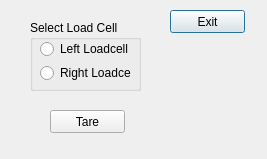
<?xml version="1.0" encoding="UTF-8"?>
<ui version="4.0">
 <class>taredialog</class>
 <widget class="QDialog" name="taredialog">
  <property name="geometry">
   <rect>
    <x>0</x>
    <y>0</y>
    <width>267</width>
    <height>159</height>
   </rect>
  </property>
  <property name="windowTitle">
   <string>Dialog</string>
  </property>
  <widget class="QGroupBox" name="groupBox">
   <property name="geometry">
    <rect>
     <x>30</x>
     <y>20</y>
     <width>111</width>
     <height>71</height>
    </rect>
   </property>
   <property name="title">
    <string>Select Load Cell</string>
   </property>
   <widget class="QWidget" name="layoutWidget">
    <property name="geometry">
     <rect>
      <x>10</x>
      <y>20</y>
      <width>91</width>
      <height>42</height>
     </rect>
    </property>
    <layout class="QVBoxLayout" name="verticalLayout">
     <item>
      <widget class="QRadioButton" name="LeftLCButton">
       <property name="text">
        <string>Left Loadcell</string>
       </property>
      </widget>
     </item>
     <item>
      <widget class="QRadioButton" name="RightLCButton">
       <property name="text">
        <string>Right Loadcell</string>
       </property>
      </widget>
     </item>
    </layout>
   </widget>
  </widget>
  <widget class="QPushButton" name="tareExitButton">
   <property name="geometry">
    <rect>
     <x>170</x>
     <y>10</y>
     <width>75</width>
     <height>23</height>
    </rect>
   </property>
   <property name="text">
    <string>Exit</string>
   </property>
  </widget>
  <widget class="QPushButton" name="tareButton">
   <property name="geometry">
    <rect>
     <x>50</x>
     <y>110</y>
     <width>75</width>
     <height>23</height>
    </rect>
   </property>
   <property name="text">
    <string>Tare</string>
   </property>
  </widget>
 </widget>
 <resources/>
 <connections/>
</ui>
